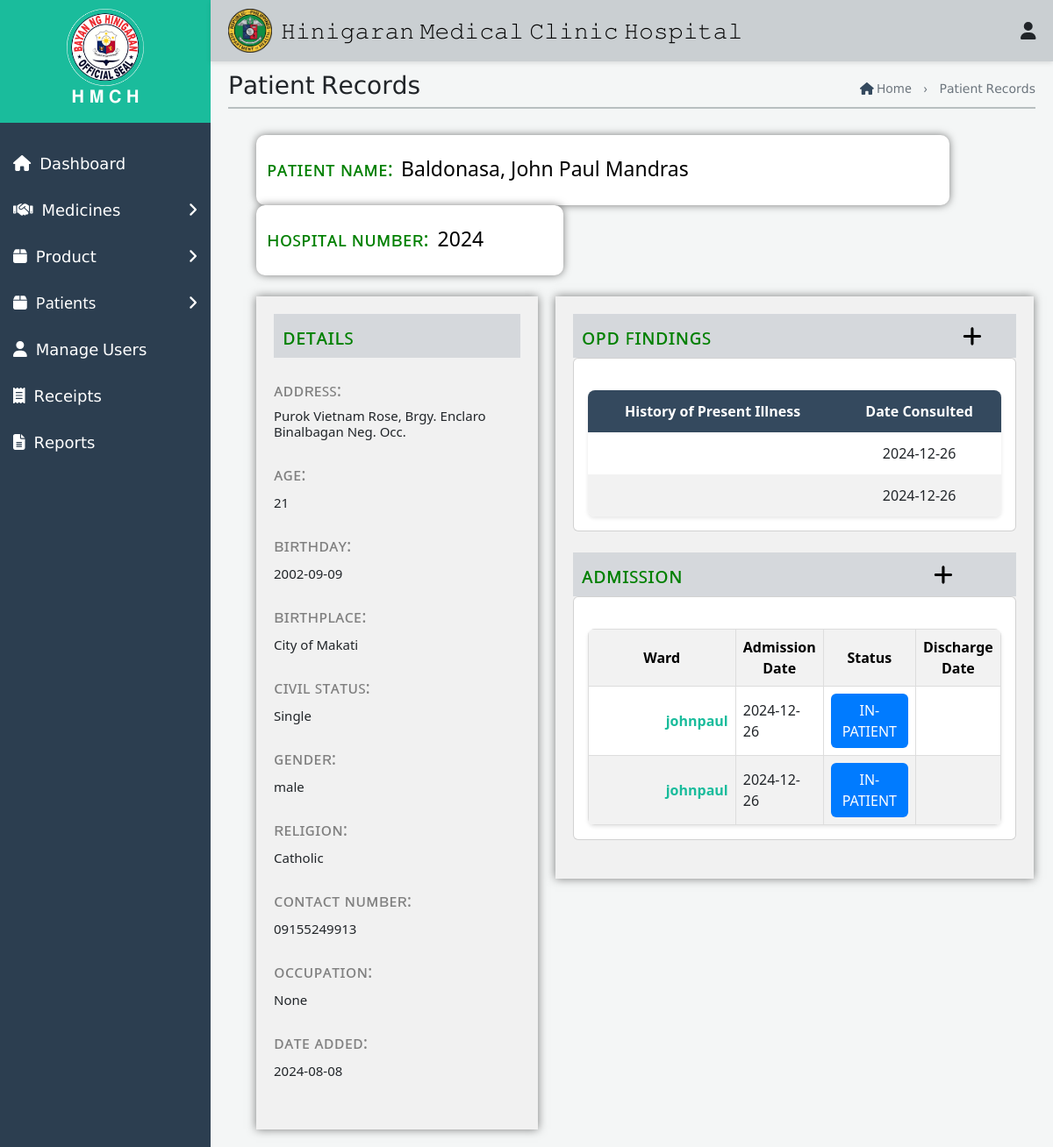
/Admin/OutpatientView.php?id=1, run on the app's committed database.
### tables this page shows
CREATE TABLE `patient` (
  `id` int(11) NOT NULL,
  `hospitalnum` varchar(255) NOT NULL,
  `lastname` varchar(255) NOT NULL,
  `firstname` varchar(255) NOT NULL,
  `middlename` varchar(255) NOT NULL,
  `ext_name` varchar(255) NOT NULL,
  `address` varchar(255) NOT NULL,
  `age` int(11) NOT NULL,
  `birthday` date NOT NULL,
  `birthplace` varchar(255) NOT NULL,
  `civilstatus` varchar(255) NOT NULL,
  `gender` enum('male','female','other','') NOT NULL,
  `mobile` varchar(20) NOT NULL,
  `religion` varchar(255) NOT NULL,
  `occupation` varchar(255) NOT NULL,
  `date` date NOT NULL
);

CREATE TABLE `vital_signs` (
  `id` int(11) NOT NULL,
  `patient_id` int(11) NOT NULL,
  `history_of_patient_illness` varchar(255) NOT NULL,
  `attending_physician` varchar(255) NOT NULL,
  `respiratory_rate` int(11) NOT NULL,
  `blood_pressure` varchar(255) NOT NULL,
  `capillary_refill` varchar(255) NOT NULL,
  `temperature` float NOT NULL,
  `weight` float NOT NULL,
  `pulse_rate` int(11) NOT NULL,
  `physical_examination` text NOT NULL,
  `diagnosis` text NOT NULL,
  `medication_treatment` text NOT NULL
);

CREATE TABLE `admissionpatient` (
  `admission_id` int(11) NOT NULL,
  `admittedby` varchar(255) NOT NULL,
  `parent_name` varchar(255) NOT NULL,
  `ward` varchar(255) NOT NULL,
  `attending_physician` varchar(255) NOT NULL,
  `chargeaccountto` varchar(255) NOT NULL,
  `relationtoparent` varchar(255) NOT NULL,
  `address` varchar(255) NOT NULL,
  `mobilenumber` varchar(255) NOT NULL,
  `totalpayment` decimal(10,2) NOT NULL,
  `patient_id` int(11) DEFAULT NULL,
  `status` varchar(50) NOT NULL
);

### Admin/OutpatientView.php (the view, shortened to what this page needs)
<?php
$db = mysqli_connect('localhost', 'root', '') or die ('Unable to connect. Check your connection parameters.');
mysqli_select_db($db, 'database') or die(mysqli_error($db));
$patient_id = $_GET['id'];
$query = "SELECT * FROM patient WHERE id = $patient_id";
$result = mysqli_query($db, $query);
$patient = mysqli_fetch_assoc($result);
?>
<!DOCTYPE html>
<html lang="en">
<head>
    <link rel="stylesheet" href="patient.css">
  <link href="https://cdn.jsdelivr.net/npm/simple-datatables@7.1.2/dist/style.min.css" rel="stylesheet" />
    <link href="css/styles.css" rel="stylesheet" />
    <link rel="stylesheet" href="https://cdnjs.cloudflare.com/ajax/libs/font-awesome/5.15.4/css/all.min.css" />
    <link href="https://cdnjs.cloudflare.com/ajax/libs/font-awesome/6.0.0-beta3/css/all.min.css" rel="stylesheet">
     <link href="https://cdn.jsdelivr.net/npm/bootstrap@5.3.3/dist/css/bootstrap.min.css" rel="stylesheet">
</head>
<body>
    <div class="top-nav">
    <div class="icon-container">
        <img src="img/Hinigaran.png" alt="Logo">
        <h1>𝙷𝚒𝚗𝚒𝚐𝚊𝚛𝚊𝚗 𝙼𝚎𝚍𝚒𝚌𝚊𝚕 𝙲𝚕𝚒𝚗𝚒𝚌 𝙷𝚘𝚜𝚙𝚒𝚝𝚊𝚕</h1>
    </div>
    <div class="icon-group">
        <div class="user-icon" onclick="toggleUserMenu(event)">
            <i class="fas fa-user"></i>
        </div>
    </div>
</div>
    <div id="mySidenav" class="side-nav">
        <div class="logo-container">
           <img src="img/hini.png" alt="Logo" style="width: 40%;">
            <h2>𝐇 𝐌 𝐂 𝐇</h2>
        </div>
        <a class="nav-link" href="ChiefAdmin.php">
            <div class="sb-nav-link-content">
                <div class="sb-nav-link-icon"><i class="fas fa-home"></i></div>
                <span>𝖣𝖺𝗌𝗁𝖻𝗈𝖺𝗋𝖽</span>
            </div>
        </a>
        <a class="nav-link collapsed" href="#" data-toggle="collapse" data-target="#collapseMedicines" aria-expanded="false" aria-controls="collapseMedicines">
            <div class="sb-nav-link-content">
                <div class="sb-nav-link-icon"><i class="fas fa-handshake"></i></div>
                <span> 𝖬𝖾𝖽𝗂𝖼𝗂𝗇𝖾𝗌</span>
                <div class="sb-sidenav-collapse-arrow"><i class="fas fa-angle-right"></i></div>
            </div>
        </a>
        <a class="nav-link collapsed" href="#" data-toggle="collapse" data-target="#collapseProducts" aria-expanded="false" aria-controls="collapseProducts">
            <div class="sb-nav-link-content">
                <div class="sb-nav-link-icon"><i class="fas fa-box"></i></div>
                <span> 𝖯𝗋𝗈𝖽𝗎𝖼𝗍</span>
                <div class="sb-sidenav-collapse-arrow"><i class="fas fa-angle-right"></i></div>
            </div>
        </a>
        <a class="nav-link collapsed" href="#" data-toggle="collapse" data-target="#collapsePatients" aria-expanded="false" aria-controls="collapsePatients">
            <div class="sb-nav-link-content">
                <div class="sb-nav-link-icon"><i class="fas fa-box"></i></div>
                <span>Patients</span>
                <div class="sb-sidenav-collapse-arrow"><i class="fas fa-angle-right"></i></div>
            </div>
        </a>
        <a class="nav-link" href="ManageUser.php">
            <div class="sb-nav-link-content">
                <div class="sb-nav-link-icon"><i class="fas fa-user"></i></div>
                <span>𝖬𝖺𝗇𝖺𝗀𝖾 𝖴𝗌𝖾𝗋𝗌</span>
            </div>
        </a>
        <a class="nav-link" href="Receipt.php">
            <div class="sb-nav-link-content">
                <div class="sb-nav-link-icon"><i class="fas fa-receipt"></i></div>
                <span>𝖱𝖾𝖼𝖾𝗂𝗉𝗍𝗌</span>
            </div>
        </a>
        <a class="nav-link" href="Reports.php">
            <div class="sb-nav-link-content">
                <div class="sb-nav-link-icon"><i class="fas fa-file-alt report-icon" title="Generate Report"></i></div>
                <span>𝖱𝖾𝗉𝗈𝗋𝗍𝗌</span>
            </div>
        </a>
    </div>
    <div id="mainContent" class="main-content">
       <div class="header-container">
    <h3>𝖯𝖺𝗍𝗂𝖾𝗇𝗍 𝖱𝖾𝖼𝗈𝗋𝖽𝗌</h3>
<div class="haha">
    <p style="text-align: center;">
        <a href="InventoryDashboard1.php" style="text-decoration: none; color: inherit;">
            <i class="fas fa-home" style="color: #34495e;"></i> Home
        </a>
        <span style="margin: 0 10px;">›</span>
        𝖯𝖺𝗍𝗂𝖾𝗇𝗍 𝖱𝖾𝖼𝗈𝗋𝖽𝗌
    </p>
</div>
</div>
<div class="first1" style="opacity: 0.9; border-top: 2px solid #b2babb; margin-top: -20px;"></div>
</div><br>
<div id="mainContent" class="main-content" style="margin-top: -110px;">
<div id="layoutSidenav_content" style="margin-right: 20px;">
            <div class="container-fluid mt-3">
                <div class="container-fluid">
                                    <div class="row">
                    <div class="col-sm-3 col-md-6 text-black" style=" width: 790px; height: 80px; margin-left: 20px; background-color: white; box-shadow: 0px 0px 10px rgba(0, 0, 0, 0.5); border-radius: 10px;">
                        <h1 style="font-size: 23px; margin-top: 25px; color: green; display: inline-block;">ᴘᴀᴛɪᴇɴᴛ ɴᴀᴍᴇ:</h1>
                        <h2 style=" display: inline-block; font-size: 23px; margin-top: 25px; margin-left: 5px;"> <?php echo $patient['lastname'] . ', ' . $patient['firstname'] . ' ' . $patient['middlename']; ?></h2>
                    </div>
                    <div class="col-sm-9 col-md-6 text-black" style="margin-left: 20px; width: 350px; height: 80px; background-color: white; box-shadow: 0px 0px 10px rgba(0, 0, 0, 0.5); border-radius: 10px;">
                        <h1 style="font-size: 23px; margin-top: 25px; color: green; display: inline-block;">ʜᴏꜱᴘɪᴛᴀʟ ɴᴜᴍʙᴇʀ:</h1><h2 style=" display: inline-block; font-size: 23px; margin-top: 25px; margin-left: 10px;"> <?php echo $patient['hospitalnum']; ?></h2>
                    </div>
                </div>
                </div><br>
            <div>
                <section style="display: flex; justify-content: space-between; padding: 0 20px;">
    <article style="box-shadow: 0px 0px 10px rgba(0, 0, 0, 0.5); flex: 1; margin-right: 20px; width: 700px;">
        <div class="hello" style="background-color: #D5D8DC; height: 50px; width: 100%;">
            <h1 style="font-size: 25px; text-align: left; color: green; margin-bottom: 40px; padding: 10px;">
                <span style="margin-right: 180px;">ᴅᴇᴛᴀɪʟꜱ</span>
            </h1>
        </div>
                        <h1 style="font-size: 20px; margin-top: 25px; color: gray; display: inline-block;">ᴀᴅᴅʀᴇꜱꜱ: </h1>
                        <h2 style=" display: inline-block; font-size: 15px;  "> <?php echo $patient['address']; ?></h2><br>
                        <h1 style="font-size: 20px; margin-top: 20px; color: gray; display: inline-block;">ᴀɢᴇ:</h1><br>
                        <h2 style=" display: inline-block; font-size: 15px;  "> <?php echo $patient['age']; ?></h2><br>
                        <h1 style="font-size: 20px; margin-top: 20px; color: gray; display: inline-block;">ʙɪʀᴛʜᴅᴀʏ:</h1><br>
                        <h2 style=" display: inline-block; font-size: 15px;  "> <?php echo $patient['birthday']; ?></h2><br>
                        <h1 style="font-size: 20px; margin-top: 20px; color: gray; display: inline-block;">ʙɪʀᴛʜᴘʟᴀᴄᴇ:</h1><br>
                        <h2 style=" display: inline-block; font-size: 15px;  "> <?php echo $patient['birthplace']; ?></h2><br>
                        <h1 style="font-size: 20px; margin-top: 20px; color: gray; display: inline-block;">ᴄɪᴠɪʟ ꜱᴛᴀᴛᴜꜱ:</h1><br>
                        <h2 style=" display: inline-block; font-size: 15px;  "> <?php echo $patient['civilstatus']; ?></h2><br>
                        <h1 style="font-size: 20px; margin-top: 20px; color: gray; display: inline-block;">ɢᴇɴᴅᴇʀ:</h1><br>
                        <h2 style=" display: inline-block; font-size: 15px;  "> <?php echo $patient['gender']; ?></h2><br>
                        <h1 style="font-size: 20px; margin-top: 20px; color: gray; display: inline-block;">ʀᴇʟɪɢɪᴏɴ:</h1><br>
                        <h2 style=" display: inline-block; font-size: 15px;  "> <?php echo $patient['religion']; ?></h2><br>
                        <h1 style="font-size: 20px; margin-top: 20px; color: gray; display: inline-block;">ᴄᴏɴᴛᴀᴄᴛ ɴᴜᴍʙᴇʀ:</h1><br>
                        <h2 style=" display: inline-block; font-size: 15px;  "> <?php echo $patient['mobile']; ?></h2><br>
                        <h1 style="font-size: 20px; margin-top: 20px; color: gray; display: inline-block;">ᴏᴄᴄᴜᴘᴀᴛɪᴏɴ:</h1><br>
                        <h2 style=" display: inline-block; font-size: 15px;  "> <?php echo $patient['occupation']; ?></h2><br>
                        <h1 style="font-size: 20px; margin-top: 20px; color: gray; display: inline-block;">ᴅᴀᴛᴇ ᴀᴅᴅᴇᴅ:</h1><br>
                        <h2 style="display: inline-block; font-size: 15px; "><?php echo $patient['date']; ?></h2><br>
                      </article>
<?php
$db = mysqli_connect('localhost', 'root', '') or die ('Unable to connect. Check your connection parameters.');
mysqli_select_db($db, 'database') or die(mysqli_error($db));
$query = "SELECT * FROM vital_signs WHERE patient_id = '$patient_id'";
$results = mysqli_query($db, $query);
?>
<article style="box-shadow: 0px 0px 10px rgba(0, 0, 0, 0.5); height: 67%; width: 67%;">
    <div class="hello" style="background-color: #D5D8DC; height: 50px;">
        <h1 style="font-size: 25px; text-align: left; color: green; margin-bottom: 40px; padding: 10px;">
            <span style="margin-right: 280px;">ᴏᴘᴅ ꜰɪɴᴅɪɴɢꜱ</span>
            <a id="modalToggle2" href="#" style="text-decoration: none;">
                <i style="color: black;" class="fas fa-plus"></i>
            </a>
        </h1>
    </div>
    <div class="card mb-4" id="formContainer">
        <div class="card-body">
            <table id="datatablesSimple">
                <thead>
                    <tr>
                        <th style="text-align: center;">History of Present Illness</th>
                        <th style="text-align: center;">Date Consulted</th>
                    </tr>
                </thead>
                <tbody>
                    <?php while ($row = mysqli_fetch_array($results)) { ?>
                        <tr>
                           <td></td>
                            <td><?php echo date('Y-m-d'); ?></td>
                        </tr>
                    <?php } ?>
                </tbody>
            </table>
        </div>
    </div>
<?php
    $db = mysqli_connect('localhost', 'root', '') or die ('Unable to connect. Check your connection parameters.');
    mysqli_select_db($db, 'database') or die(mysqli_error($db));
    $query = "SELECT * FROM admissionpatient WHERE patient_id = '$patient_id'";
    $results = mysqli_query($db, $query);
    ?>
                          <div class="hello" style="background-color: #D5D8DC; height: 50px; ">
    <h1 style="font-size: 25px; text-align: left; color: green; margin-bottom: 40px; padding: 10px;">
        <span style="margin-right: 280px;">ᴀᴅᴍɪꜱꜱɪᴏɴ</span>
        <a id="modalToggle1" href="#" style="text-decoration: none;">
            <i style="color: black;" class="fas fa-plus"></i>
        </a>
    </h1>
</div>
<div class="card mb-4" id="formContainer1">
    <div class="card-body">
        <table id="additionalTable">
            <thead>
                <tr>
                    <th style="text-align: center; color: black;">Ward</th>
                    <th style="text-align: center; color: black;">Admission Date</th>
                    <th style="text-align: center; color: black;">Status</th>
                    <th style="text-align: center; color: black;">Discharge Date</th>
                </tr>
            </thead>
            <tbody>
                <?php while ($row = mysqli_fetch_array($results)) { ?>
                    <tr>
                        <td>
                            <a style="text-decoration: none; font-weight: bold; margin-left: 80px; color: #1ABC9C;">
                                <?php echo $row['ward']; ?>
                            </a>
                        </td>
                        <td><?php echo date('Y-m-d'); ?></td>
                        <td>
                            <button
                                class="btn status-btn"
                                style="background-color: <?php echo $row['status'] === 'IN PATIENT' ? '#28a745' : '#007bff'; ?>; color: white;"
                                data-id="<?php echo $row['patient_id']; ?>"
                                data-status="<?php echo $row['status']; ?>">
                                <?php echo $row['status']; ?>
                            </button>
                        </td>
                        <td id="discharge-<?php echo $row['patient_id']; ?>">
                        </td>
                    </tr>
                <?php } ?>
            </tbody>
        </table>
    </div>
</div>
</article>
                </section>
                </div>
                </div>
                    </div>
                    </div>
<link rel="stylesheet" href="https://cdnjs.cloudflare.com/ajax/libs/font-awesome/6.0.0-beta3/css/all.min.css">
</body>
</html>

### data on the page
patient: lastname "Baldonasa", firstname "John Paul", middlename "Mandras", hospitalnum "2024", address "Purok Vietnam Rose, Brgy. Enclaro Binalbagan Neg. Occ.", age "21", birthday "2002-09-09", birthplace "City of Makati", civilstatus "Single", gender "male", religion "Catholic", mobile "09155249913", occupation "None", date "2024-08-08"
admissionpatient: ward "johnpaul", status "IN-PATIENT"
admissionpatient: ward "johnpaul", status "IN-PATIENT"
